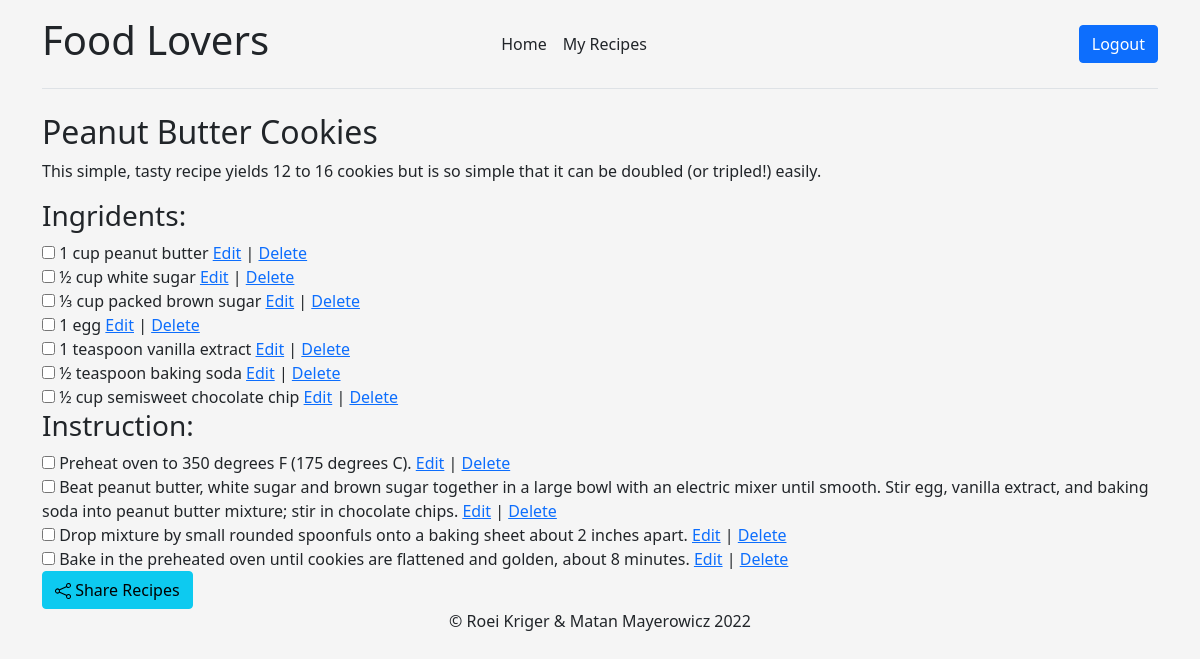
The page /my_recipe.php?id=1 (signed in) on the database its author committed.
### tables this page shows
CREATE TABLE `tbl_recipes` (
  `res_id` int(11) NOT NULL,
  `res_name` varchar(30) NOT NULL,
  `publish_date` date NOT NULL,
  `description` text NOT NULL,
  `author` varchar(30) NOT NULL
);

CREATE TABLE `tbl_ingredients` (
  `res_id` int(11) NOT NULL,
  `ing_id` int(11) NOT NULL,
  `ing_name` varchar(30) NOT NULL
);

CREATE TABLE `tbl_actions` (
  `res_id` int(11) NOT NULL,
  `act_id` int(11) NOT NULL,
  `action` text NOT NULL
);

### my_recipe.php (the view, shortened to what this page needs)
<?php require_once "parts/header.php"; ?>
<?php require_once "db_actions/db.php"; ?>
<?php
if (isset($_GET['id'])) {
  $res_id = $_GET['id'];
  $sql = "SELECT * FROM tbl_recipes WHERE res_id=$res_id";
  $result = $conn->query($sql);
?>
  <?php $row = $result->fetch_assoc();  ?>
  <h2> <?= $row["res_name"] ?> </h2>
  <p><?= $row["description"] ?> </p>
<?php
}
echo "<h3> Ingridents: </h3>";
$sql = "SELECT * FROM tbl_ingredients WHERE res_id=$res_id";
$result = $conn->query($sql);
?>
<?php while ($row = $result->fetch_assoc()) : ?>
  <div id="I<?= $row["ing_id"] ?>"> <input type="checkbox" value="I<?= $row["ing_id"] ?>" name="<?= $row["ing_id"] ?>" class="checked">
    <?= $row["ing_name"] ?> <a href="edit.php?res=<?= $row["res_id"] ?>&ing=<?= $row["ing_id"] ?>">Edit</a> | <a href="delete.php?res=<?= $row["res_id"] ?>&ing=<?= $row["ing_id"] ?>">Delete</a>
  </div>
<?php endwhile; ?>
<?php
echo "<h3> Instruction: </h3>";
$sql = "SELECT * FROM tbl_actions WHERE res_id=$res_id";
$result = $conn->query($sql);
?>
<?php while ($row = $result->fetch_assoc()) : ?>
  <div id="A<?= $row["act_id"] ?>">
    <input type="checkbox" value="A<?= $row["act_id"] ?>" name="<?= $row["act_id"] ?>" class="checkedAction"> <?= $row["action"] ?> <a href="edit.php?res=<?= $row["res_id"] ?>&act=<?= $row["act_id"] ?>">Edit</a> | <a href="delete.php?res=<?= $row["res_id"] ?>&act=<?= $row["act_id"] ?>">Delete</a>
  </div>
<?php endwhile; ?>
<div>
  <button type="button" class="btn btn-info" data-bs-toggle="modal" data-bs-target="#exampleModal">
    <img src="images/share.svg" class="img-fluid"> Share Recipes
  </button>
</div>
<?php require_once "parts/footer.php"; ?>

### parts/header.php (shortened to what this page needs)
<!DOCTYPE html>
<html lang="en">
<head>
    <link href="https://cdn.jsdelivr.net/npm/bootstrap@5.1.3/dist/css/bootstrap.min.css" rel="stylesheet">
    <link rel="stylesheet" href="css/mystyle.css">
    <link rel="stylesheet" href="https://cdnjs.cloudflare.com/ajax/libs/jqueryui/1.12.1/jquery-ui.css" />
</head>
<body>
    <main class="container">
        <header class="d-flex flex-wrap align-items-center justify-content-center justify-content-md-between py-3 mb-4 border-bottom">
            <h1>Food Lovers</h1>
            <ul class="nav col-12 col-md-auto mb-2 justify-content-center mb-md-0">
                <?php if (isset($_SESSION["user_email"]))
                { ?>
                    <li><a href="index.php" class="nav-link px-2 link-dark">Home</a></li>
                    <li><a href="recipes_page.php" class="nav-link px-2 link-dark">My Recipes</a></li>
                <?php
                }
                ?>
            </ul>
            <div class="col-md-3 text-end">
                <?php
                if (!isset($_SESSION["user_email"]))
                { ?>
                    <button type="button" class="btn btn-outline-primary me-2" onclick="location.href='login.php'">Login</button>
                    <button type="button" class="btn btn-primary" onclick="location.href='register.php'">Sign-up</button>
                <?php
                } else { ?>
                    <button type="button" class="btn btn-primary" onclick="location.href='logout.php'">Logout</button>
                <?php
                }
                ?>
            </div>
        </header>

### parts/footer.php (shortened to what this page needs)
</main>
<footer>
    &copy; Roei Kriger & Matan Mayerowicz 2022
</footer>
</body>
</html>

### css/mystyle.css (style rules this page uses)
footer { text-align: center; font-weight: 100; left: 50%; bottom: 0%; }
body { background-color: #f5f5f5; }

### rows shown on the page
tbl_recipes: res_name "Peanut Butter Cookies", description "This simple, tasty recipe yields 12 to 16 cookies but is so simple that it can be doubled (or tripled!) easily."
tbl_ingredients: ing_name "1 cup peanut butter"
tbl_ingredients: ing_name "½ cup white sugar"
tbl_ingredients: ing_name "⅓ cup packed brown sugar"
tbl_ingredients: ing_name "1 egg"
tbl_ingredients: ing_name "1 teaspoon vanilla extract"
tbl_ingredients: ing_name "½ teaspoon baking soda"
tbl_ingredients: ing_name "½ cup semisweet chocolate chip"
tbl_actions: action "Preheat oven to 350 degrees F (175 degrees C)."
tbl_actions: action "Beat peanut butter, white sugar and brown sugar together in a large bowl with an electric mixer until smooth. Stir egg, vanilla extract, and baking soda into peanut butter mixture; stir in chocolate chips."
tbl_actions: action "Drop mixture by small rounded spoonfuls onto a baking sheet about 2 inches apart."
tbl_actions: action "Bake in the preheated oven until cookies are flattened and golden, about 8 minutes."
